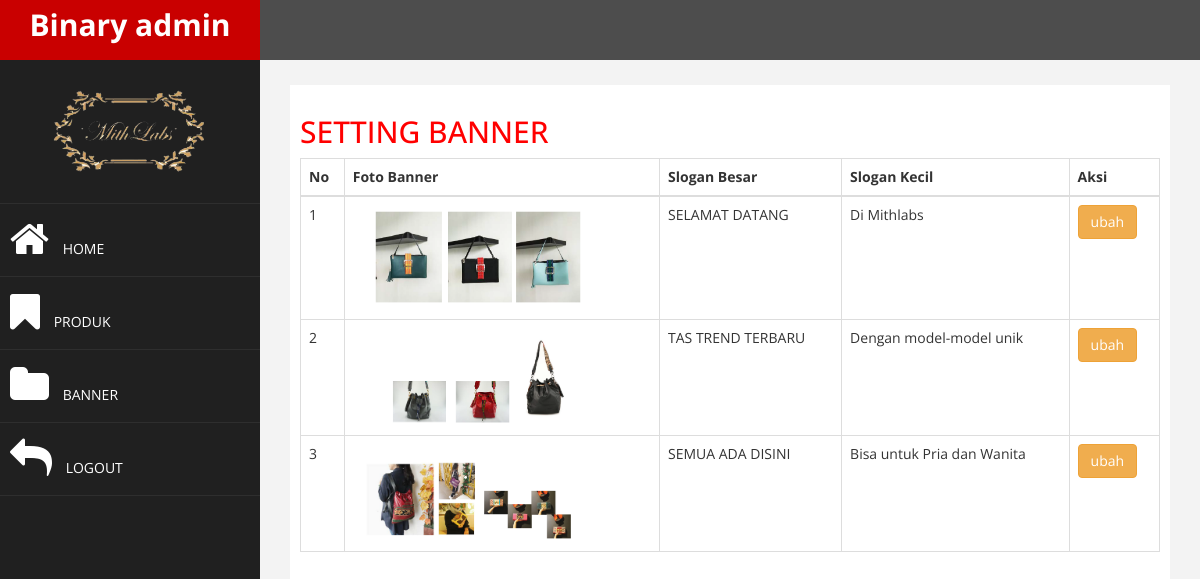
/bs-binary-admin/index.php?halaman=banner (signed in), run on the app's committed database.
### tables this page shows
CREATE TABLE `tbl_banner` (
  `id_banner` int(11) UNSIGNED NOT NULL,
  `foto_banner` varchar(100) NOT NULL,
  `slogan1_banner` varchar(50) NOT NULL,
  `slogan2_banner` varchar(50) DEFAULT NULL
);

### bs-binary-admin/banner.php (the view)
<h2>SETTING BANNER</h2>
<table class="table  table-bordered">
	<thead>
		<tr>
			<th>No</th>
			<th>Foto Banner</th>
			<th>Slogan Besar</th>
			<th>Slogan Kecil</th>
			<th>Aksi</th>
		</tr>
	</thead>
	<tbody>
		<?php $nomor=1;  ?>
		<?php $ambil = $koneksi->query("SELECT * FROM tbl_banner"); ?>
		<?php while ($pecah = $ambil->fetch_assoc()){  ?>
		<tr>
			<td><?php echo $nomor;  ?></td>
			<td>
				<img src="../images/<?php echo $pecah['foto_banner'];  ?>" width="250">
			</td>
			<td><?php echo $pecah['slogan1_banner']; ?></td>
			<td><?php echo $pecah['slogan2_banner']; ?></td>
			<td>
				<a href="index.php?halaman=ubahbanner&id=<?php echo $pecah['id_banner'];  ?>" class="btn btn-warning">ubah</a>
			</td>
		</tr>
		<?php $nomor++;  ?>
		<?php }  ?>
	</tbody>
</table>

### bs-binary-admin/assets/css/custom.css (style rules this page uses)
body { font-family: 'Open Sans', sans-serif; }
h2 { color: #f00; }

### data on the page
tbl_banner: foto_banner (picture), slogan1_banner "SELAMAT DATANG", slogan2_banner "Di Mithlabs"
tbl_banner: foto_banner (picture), slogan1_banner "TAS TREND TERBARU", slogan2_banner "Dengan model-model unik"
tbl_banner: foto_banner (picture), slogan1_banner "SEMUA ADA DISINI", slogan2_banner "Bisa untuk Pria dan Wanita"
